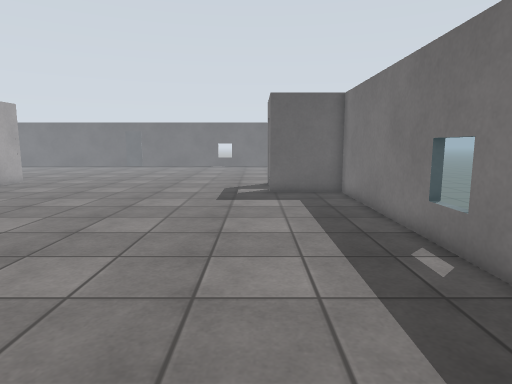
View 1 (above)

16 first-person views from a walk through a world built for the Gazebo simulator. The camera is 1.2 m above the floor, tilts 8° down and sees 75° across. The floor is counted in squares, 0.5 m on a side. Each view is taken from the middle of a square. On the plan, view 1 faces up. The plan holds only what a view shows up to about 19 squares ahead; the rest is blank. The place goes on beyond the plan. Simple shapes stand in for some stock models. Some surface patterns are stand-ins.

View 2
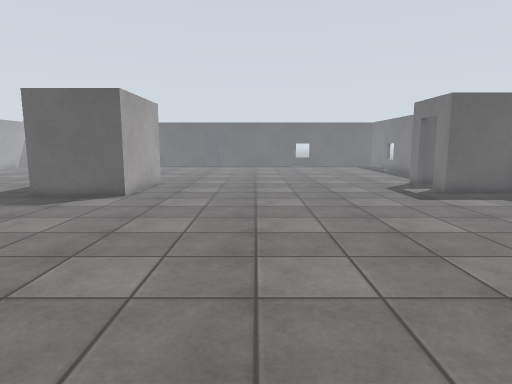

View 3
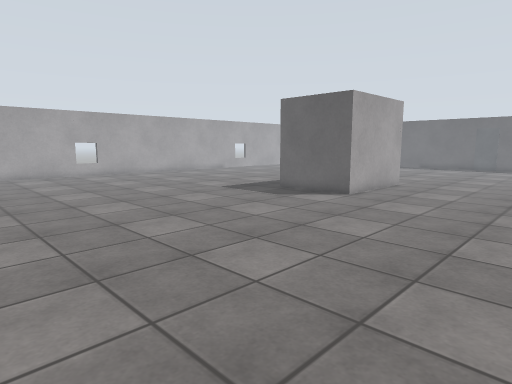

View 4
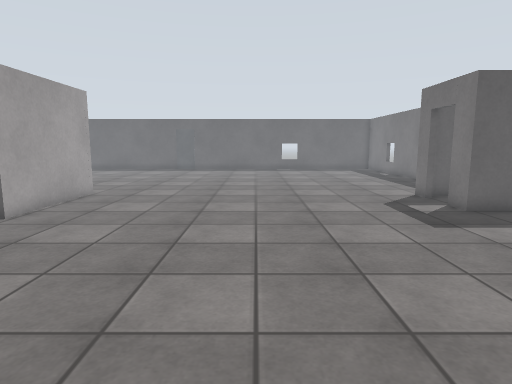

View 5
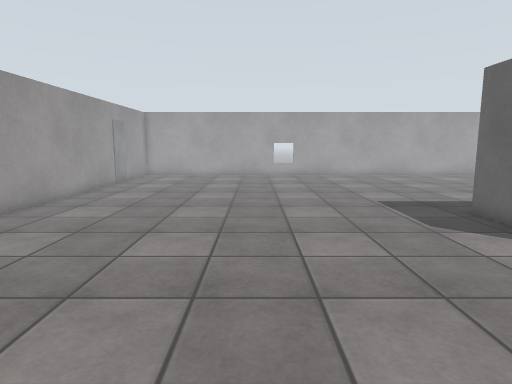

View 6
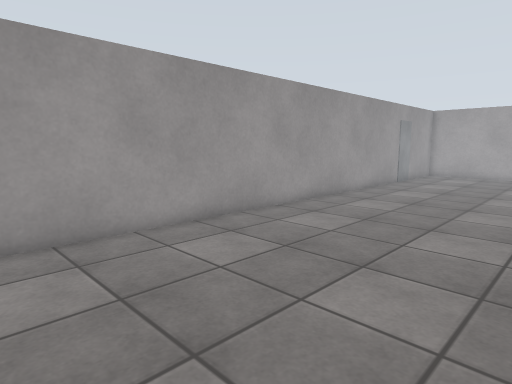

View 7
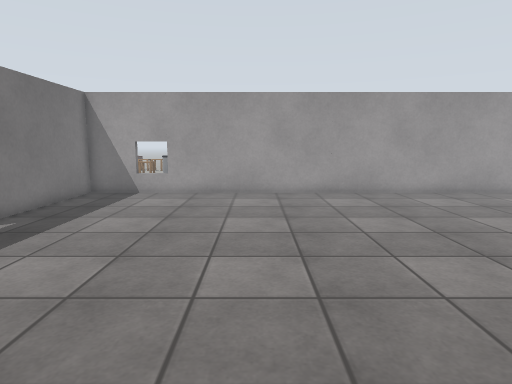

View 8
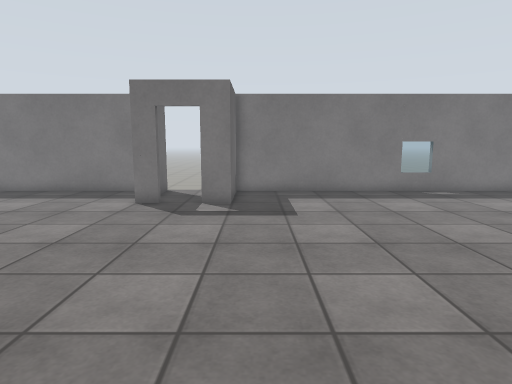

View 9
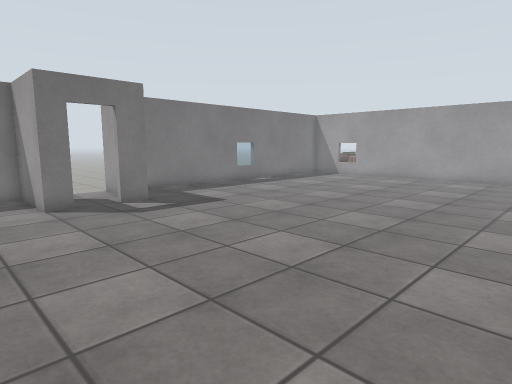

View 10
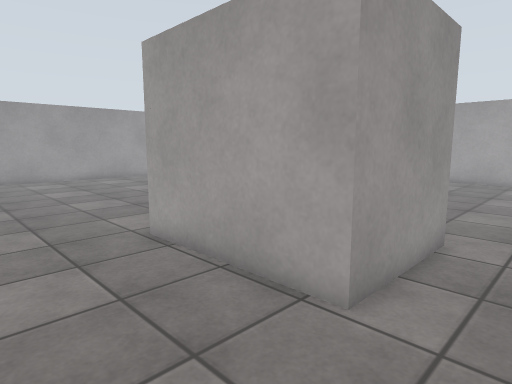

View 11
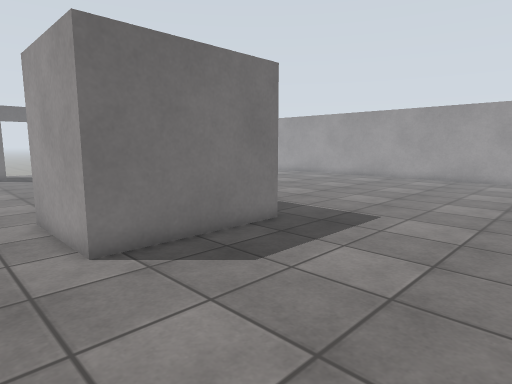

View 12
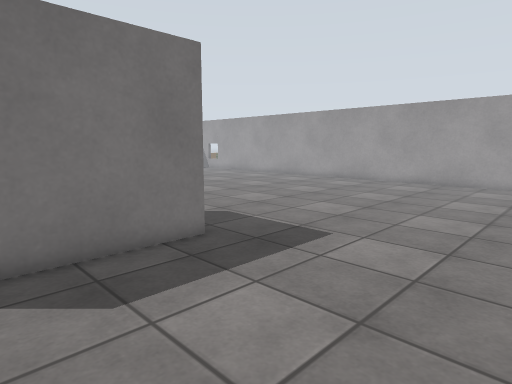

View 13
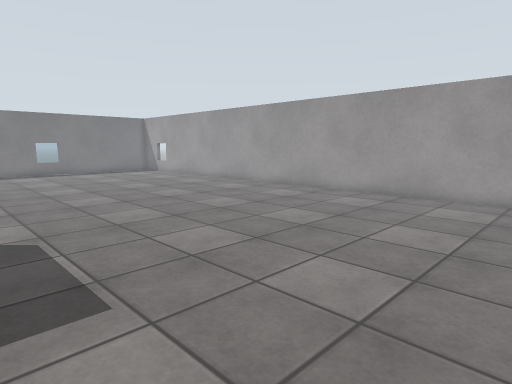

View 14
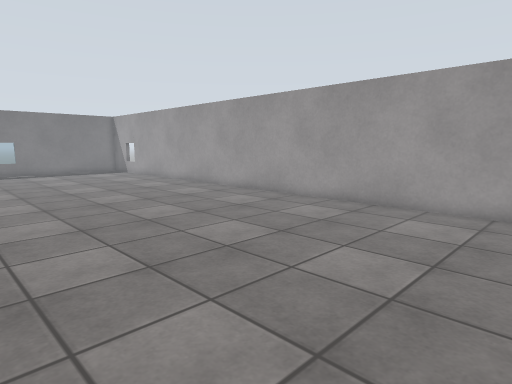

View 15
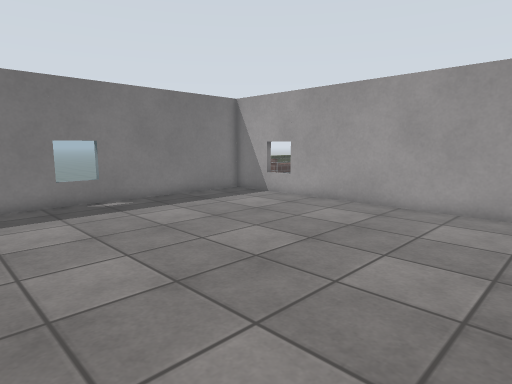

View 16
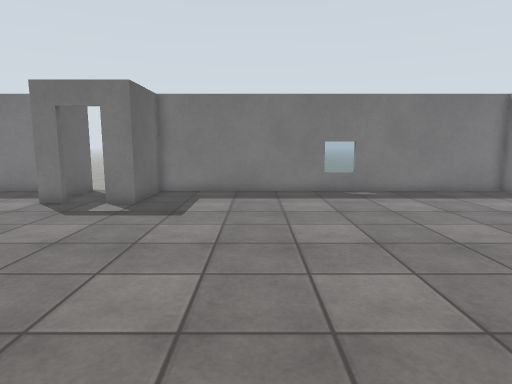

### Floor plan
Points are (right, up) in squares from view 1. A wall is a line through its corners. A room is listed if a view was taken in it or the views show most of it. See-through windows are left out.
Room 1 (views 1, 2, 3, 4, 5, 6, 7, 8, 9, 10, 11, 12, 13, 14, 15, 16)
walls: (-15.2, 15.7) (-19.7, 15.7) (-19.7, 21.7) (-15.2, 21.7) (-15.2, 15.7); (0.7, 20) (0.7, 21) (4.4, 21) (4.4, 24.5); (4.4, 8.5) (4.4, 17) (0.7, 17) (0.7, 18.2); (-27.4, -0.9) (4.4, -0.9) (4.4, 7.6)
ways out: open door at (1, 19.5)

Positions as (right, up) in squares from view 1, and headings:
1: (0, 0), facing up
2: (-9, 0), facing up
3: (-7, 1), facing up-left
4: (-7, 5), facing up
5: (-8, 8), facing left
6: (-7, 8), facing down-left
7: (-4, 16), facing down
8: (-13, 16), facing right
9: (-13, 24), facing down-right
10: (-11, 24), facing down-left
11: (-27, 24), facing down-right
12: (-27, 21), facing down-right
13: (-27, 15), facing down-right
14: (-27, 12), facing down-right
15: (-10, 12), facing down-right
16: (-13, 12), facing right
